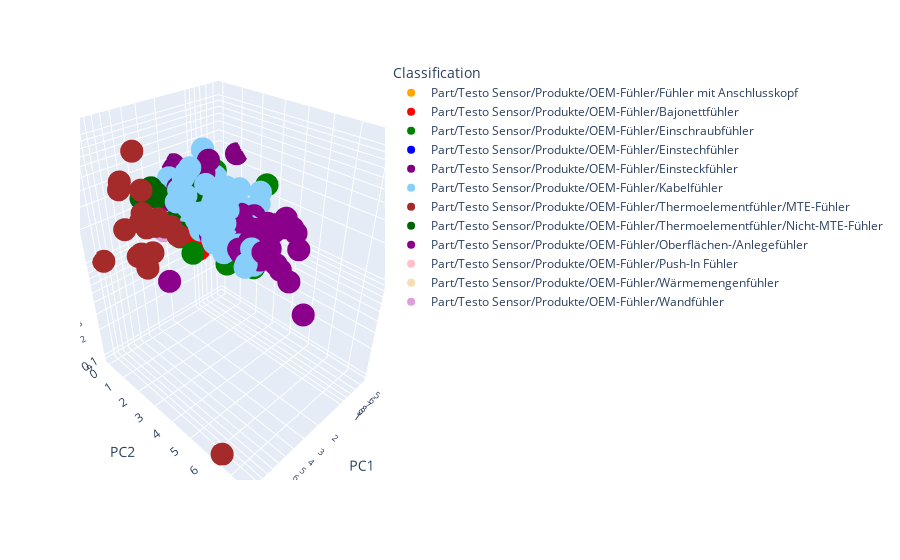

The notebook cell saved with this chart:
### Code cell
embedding = pca.fit_transform(scaled_data)
embedding_df = pd.DataFrame(embedding, columns=['PC1', 'PC2', 'PC3'])
embedding_df["Classification"] = preprocessed_data_Y
#embedding_df = embedding_df[embedding_df["Classification"] == "Part/Testo Sensor/Produkte/OEM-Fühler/Fühler mit Anschlusskopf"]
min_value = embedding_df[['PC1', 'PC2', 'PC3']].values.min()
if min_value < 0:
    shift = abs(min_value)
    embedding_df[['PC1', 'PC2', 'PC3']] += shift


fig = px.scatter_3d(embedding_df, x='PC1', y='PC2', z='PC3', color=embedding_df["Classification"], 
                    color_discrete_sequence=[ "orange", "red", "green", "blue", "purple","lightskyblue", "brown", "darkgreen","darkmagenta","pink", "wheat","plum" ],
                    log_x=True, log_y=False, log_z=True )
fig.show()

### Figure 1 — Plotly figure (JSON) as saved in the notebook; plotly's stock layout.template omitted (floating-point values rounded to 4 significant figures; data arrays with more than 128 entries replaced by an {"elided": "..."} marker saying what was removed)
{"data": [{"hovertemplate": "Classification=Part/Testo Sensor/Produkte/OEM-Fühler/Fühler mit Anschlusskopf<br>PC1=%{x}<br>PC2=%{y}<br>PC3=%{z}<extra></extra>", "legendgroup": "Part/Testo Sensor/Produkte/OEM-Fühler/Fühler mit Anschlusskopf", "marker": {"color": "orange", "symbol": "circle"}, "mode": "markers", "name": "Part/Testo Sensor/Produkte/OEM-Fühler/Fühler mit Anschlusskopf", "scene": "scene", "showlegend": true, "type": "scatter3d", "x": [2.266, 2.815, 1.791, 1.801], "y": [2.94, 2.863, 2.347, 2.386], "z": [3.522, 3.082, 3.27, 3.249]}, {"hovertemplate": "Classification=Part/Testo Sensor/Produkte/OEM-Fühler/Bajonettfühler<br>PC1=%{x}<br>PC2=%{y}<br>PC3=%{z}<extra></extra>", "legendgroup": "Part/Testo Sensor/Produkte/OEM-Fühler/Bajonettfühler", "marker": {"color": "red", "symbol": "circle"}, "mode": "markers", "name": "Part/Testo Sensor/Produkte/OEM-Fühler/Bajonettfühler", "scene": "scene", "showlegend": true, "type": "scatter3d", "x": [1.999, 2.008, 1.511, 4.871, 4.758, 3.965, 1.999], "y": [0.1013, 0.5625, 0.06852, 3.739, 3.31, 3.055, 0.1013], "z": [2.717, 2.377, 2.854, 2.225, 2.457, 2.854, 2.717]}, {"hovertemplate": "Classification=Part/Testo Sensor/Produkte/OEM-Fühler/Einschraubfühler<br>PC1=%{x}<br>PC2=%{y}<br>PC3=%{z}<extra></extra>", "legendgroup": "Part/Testo Sensor/Produkte/OEM-Fühler/Einschraubfühler", "marker": {"color": "green", "symbol": "circle"}, "mode": "markers", "name": "Part/Testo Sensor/Produkte/OEM-Fühler/Einschraubfühler", "scene": "scene", "showlegend": true, "type": "scatter3d", "x": [1.482, 1.482, 2.528, 3.554, 2.935, 3.844, 3.102, 3.494, 2.275, 1.944, 2.146, 2.184, 2.021, 2.021, 2.771, 2.615, 2.159, 2.159, 2.159, 2.159, 2.159, 2.159, 2.927, 2.825, 2.526, 3.008, 2.526, 1.36, 1.546, 1.662, 3.276, 4.099, 5.484, 1.56, 2.103, 2.103, 0.7799, 1.963, 3.797, 3.729, 3.626, 1.915, 3.689, 3.089, 3.869], "y": [2.056, 2.055, 2.759, 2.99, 3.335, 4.508, 1.713, 5.455, 0.828, 1.899, 1.827, 1.973, 2.322, 2.322, 2.583, 3.156, 0.4196, 0.4196, 0.4196, 0.4196, 0.4196, 0.4196, 3.295, 2.905, 0.2336, 1.935, 0.2336, 0.001242, 0.7022, 0.8475, 3.803, 3.562, 3.719, 2.678, 2.368, 2.368, 3.321, 4.372, 2.897, 4.36, 3.97, 0.8731, 3.599, 2.837, 3.585], "z": [4.464, 4.464, 3.444, 2.582, 3.175, 1.811, 1.472, 2.043, 1.559, 4.346, 4.289, 4.21, 4.225, 4.225, 2.977, 2.912, 2.415, 2.415, 2.415, 2.415, 2.415, 2.415, 2.814, 3.025, 2.537, 3.992, 2.537, 3.021, 2.496, 1.608, 2.621, 2.58, 2.175, 3.046, 3.271, 3.271, 3.408, 2.855, 2.902, 2.076, 2.287, 2.072, 2.779, 3.644, 2.533]}, {"hovertemplate": "Classification=Part/Testo Sensor/Produkte/OEM-Fühler/Einstechfühler<br>PC1=%{x}<br>PC2=%{y}<br>PC3=%{z}<extra></extra>", "legendgroup": "Part/Testo Sensor/Produkte/OEM-Fühler/Einstechfühler", "marker": {"color": "blue", "symbol": "circle"}, "mode": "markers", "name": "Part/Testo Sensor/Produkte/OEM-Fühler/Einstechfühler", "scene": "scene", "showlegend": true, "type": "scatter3d", "x": [2.627], "y": [3.434], "z": [2.81]}, {"hovertemplate": "Classification=Part/Testo Sensor/Produkte/OEM-Fühler/Einsteckfühler<br>PC1=%{x}<br>PC2=%{y}<br>PC3=%{z}<extra></extra>", "legendgroup": "Part/Testo Sensor/Produkte/OEM-Fühler/Einsteckfühler", "marker": {"color": "purple", "symbol": "circle"}, "mode": "markers", "name": "Part/Testo Sensor/Produkte/OEM-Fühler/Einsteckfühler", "scene": "scene", "showlegend": true, "type": "scatter3d", "x": [0.4774, 2.959, 1.394, 2.502, 2.82, 2.77, 2.964, 2.61, 2.93, 3.09, 3.731, 2.9, 2.089, 2.844, 2.578, 2.578, 2.578, 3.35, 3.345, 2.602, 1.626, 1.914, 3.899, 3.899, 3.924, 2.239, 2.224, 2.229, 2.288, 1.909, 2.731, 1.893, 1.809, 3.17, 2.785, 2.785, 2.964, 2.785, 2.785, 2.785, 2.792, 2.043, 1.416, 2.043, 2.041, 2.527, 2.793, 2.793, 3.51], "y": [0.8945, 2.43, 0.7004, 0.7453, 3.048, 2.778, 3.19, 2.62, 2.935, 3.093, 3.724, 3.127, 2.565, 3.17, 1.821, 1.821, 1.821, 1.978, 1.994, 1.924, 0, 2.06, 3.288, 3.288, 3.382, 1.776, 1.721, 1.74, 2.306, 0.7349, 3.773, 0.7896, 3.073, 2.942, 2.172, 2.172, 2.937, 2.172, 2.172, 2.172, 2.201, 1.578, 0.2811, 1.578, 1.703, 2.779, 2.155, 2.155, 3.897], "z": [3.682, 4.152, 2.666, 2.398, 4.661, 4.988, 5.298, 4.28, 5.696, 6.404, 9.236, 5.015, 3.873, 2.845, 4.696, 4.696, 4.696, 4.216, 4.223, 4.585, 3.711, 4.587, 2.731, 2.731, 2.68, 4.35, 4.38, 4.369, 4.426, 2.548, 2.826, 2.536, 3.517, 2.916, 3.659, 3.659, 2.845, 3.659, 3.659, 3.659, 3.629, 1.651, 2.877, 1.651, 4.276, 3.203, 3.755, 3.755, 3.552]}, {"hovertemplate": "Classification=Part/Testo Sensor/Produkte/OEM-Fühler/Kabelfühler<br>PC1=%{x}<br>PC2=%{y}<br>PC3=%{z}<extra></extra>", "legendgroup": "Part/Testo Sensor/Produkte/OEM-Fühler/Kabelfühler", "marker": {"color": "lightskyblue", "symbol": "circle"}, "mode": "markers", "name": "Part/Testo Sensor/Produkte/OEM-Fühler/Kabelfühler", "scene": "scene", "showlegend": true, "type": "scatter3d", "x": {"elided": "389 float values"}, "y": {"elided": "389 float values"}, "z": {"elided": "389 float values"}}, {"hovertemplate": "Classification=Part/Testo Sensor/Produkte/OEM-Fühler/Thermoelementfühler/MTE-Fühler<br>PC1=%{x}<br>PC2=%{y}<br>PC3=%{z}<extra></extra>", "legendgroup": "Part/Testo Sensor/Produkte/OEM-Fühler/Thermoelementfühler/MTE-Fühler", "marker": {"color": "brown", "symbol": "circle"}, "mode": "markers", "name": "Part/Testo Sensor/Produkte/OEM-Fühler/Thermoelementfühler/MTE-Fühler", "scene": "scene", "showlegend": true, "type": "scatter3d", "x": [10.14, 10.14, 9.519, 9.519, 7.706, 7.788, 7.711, 7.437, 7.437, 10.42, 10.26, 7.716, 7.736, 10.36, 3.754, 6.076, 6.076, 5.553, 5.553, 5.936, 5.936, 5.553, 6.076, 6.076, 6.076, 6.076, 6.076, 6.076, 6.179, 5.939, 5.939, 5.17, 5.655, 6.179, 6.815, 7.093, 6.076, 10.4, 11.27, 8.702], "y": [1.949, 1.949, 0.04486, 0.04486, 2.073, 2.385, 2.093, 0.9222, 0.9222, 2.978, 2.551, 2.112, 2.19, 2.764, 0.8307, 2.342, 2.342, 2.726, 2.726, 1.502, 1.502, 2.726, 2.342, 2.342, 2.342, 2.342, 2.342, 2.342, 2.733, 1.514, 1.514, 1.403, 3.116, 2.733, 0.7495, 1.951, 2.342, 3.045, 6.361, 2.403], "z": [2.963, 2.963, 0.9829, 0.9829, 3.173, 3.004, 3.162, 4.423, 4.423, 2.178, 2.076, 3.152, 3.11, 2.294, 1.643, 3.199, 3.199, 2.882, 2.882, 4.507, 4.507, 2.882, 3.199, 3.199, 3.199, 3.199, 3.199, 3.199, 2.988, 4.494, 4.494, 1.231, 2.671, 2.988, 4.793, 3.447, 3.199, 1.888, 0.09623, 11.13]}, {"hovertemplate": "Classification=Part/Testo Sensor/Produkte/OEM-Fühler/Thermoelementfühler/Nicht-MTE-Fühler<br>PC1=%{x}<br>PC2=%{y}<br>PC3=%{z}<extra></extra>", "legendgroup": "Part/Testo Sensor/Produkte/OEM-Fühler/Thermoelementfühler/Nicht-MTE-Fühler", "marker": {"color": "darkgreen", "symbol": "circle"}, "mode": "markers", "name": "Part/Testo Sensor/Produkte/OEM-Fühler/Thermoelementfühler/Nicht-MTE-Fühler", "scene": "scene", "showlegend": true, "type": "scatter3d", "x": [4.185, 4.841, 5.789, 4.649, 4.649, 4.859, 4.859, 4.962, 4.586, 4.668, 4.599, 4.681, 4.624, 4.707, 4.583, 4.665, 4.881], "y": [3.407, 2.47, 1.393, 1.638, 1.638, 2.539, 2.539, 2.929, 1.325, 1.637, 1.338, 1.65, 1.363, 1.675, 1.322, 1.634, 2.56], "z": [5.579, 2.8, 3.773, 3.732, 3.732, 2.763, 2.763, 2.552, 4.042, 3.873, 4.099, 3.93, 4.212, 4.043, 4.028, 3.859, 2.862]}, {"hovertemplate": "Classification=Part/Testo Sensor/Produkte/OEM-Fühler/Oberflächen-/Anlegefühler<br>PC1=%{x}<br>PC2=%{y}<br>PC3=%{z}<extra></extra>", "legendgroup": "Part/Testo Sensor/Produkte/OEM-Fühler/Oberflächen-/Anlegefühler", "marker": {"color": "darkmagenta", "symbol": "circle"}, "mode": "markers", "name": "Part/Testo Sensor/Produkte/OEM-Fühler/Oberflächen-/Anlegefühler", "scene": "scene", "showlegend": true, "type": "scatter3d", "x": [7.871, 2.814, 3.648, 1.373, 1.476, 3.14, 3.14, 2.192, 2.11, 2.134, 3.605, 3.261, 1.476, 2.651, 4.017, 2.857, 3.088, 1.862, 2.793, 2.038, 4.501, 3.402, 3.333, 3.259, 2.754, 2.945, 1.373, 2.662, 1.987, 2.857, 3.895, 3.278, 4.076, 3.278, 3.26, 4.171, 3.895, 3.895, 4.058, 2.542, 2.696, 2.806, 2.96, 2.548, 4.203, 3.058, 3.11, 1.945, 3.243, 3.455, 3.527, 2.169, 2.831, 3.39, 2.831, 3.359, 3.462, 1.528, 2.986, 3.307, 3.307, 1.373, 2.883], "y": [3.347, 4.709, 5.877, 5.129, 5.52, 6.314, 6.314, 5.453, 5.689, 5.777, 5.569, 5.412, 5.52, 5.285, 4.771, 5.241, 6.119, 6.158, 4.997, 5.305, 2.669, 2.621, 5.242, 4.961, 5.676, 3.627, 5.129, 4.405, 5.11, 5.241, 4.163, 5.221, 5.188, 5.221, 5.143, 3.961, 7.562, 7.562, 5.11, 4.151, 4.736, 5.046, 5.631, 4.895, 4.166, 4.645, 4.84, 4.954, 6.704, 2.603, 5.716, 4.574, 5.143, 2.319, 5.143, 5.34, 5.73, 5.715, 5.729, 5.145, 5.145, 5.129, 5.339], "z": [1.369, 3.357, 3.059, 3.143, 2.932, 2.305, 2.305, 3.612, 3.671, 3.623, 3.486, 2.866, 2.932, 2.939, 2.623, 2.885, 2.41, 2.509, 3.017, 2.988, 2.598, 2.913, 2.785, 2.937, 2.728, 4.32, 3.143, 3.785, 3.094, 2.885, 2.907, 2.881, 2.753, 2.881, 2.964, 2.852, 1.616, 1.616, 2.836, 2.857, 2.54, 2.99, 2.674, 3.149, 3.058, 3.274, 3.168, 3.178, 2.094, 2.807, 2.523, 3.525, 2.937, 4.455, 2.937, 2.732, 2.522, 2.827, 2.621, 2.838, 2.838, 3.143, 2.832]}, {"hovertemplate": "Classification=Part/Testo Sensor/Produkte/OEM-Fühler/Push-In Fühler<br>PC1=%{x}<br>PC2=%{y}<br>PC3=%{z}<extra></extra>", "legendgroup": "Part/Testo Sensor/Produkte/OEM-Fühler/Push-In Fühler", "marker": {"color": "pink", "symbol": "circle"}, "mode": "markers", "name": "Part/Testo Sensor/Produkte/OEM-Fühler/Push-In Fühler", "scene": "scene", "showlegend": true, "type": "scatter3d", "x": [2.904, 3.039, 2.577, 2.547], "y": [3.21, 3.204, 1.812, 2.628], "z": [3.055, 3.272, 4.509, 5.043]}, {"hovertemplate": "Classification=Part/Testo Sensor/Produkte/OEM-Fühler/Wärmemengenfühler<br>PC1=%{x}<br>PC2=%{y}<br>PC3=%{z}<extra></extra>", "legendgroup": "Part/Testo Sensor/Produkte/OEM-Fühler/Wärmemengenfühler", "marker": {"color": "wheat", "symbol": "circle"}, "mode": "markers", "name": "Part/Testo Sensor/Produkte/OEM-Fühler/Wärmemengenfühler", "scene": "scene", "showlegend": true, "type": "scatter3d", "x": [3.099, 3.116, 3.144, 3.219, 3.099, 3.116, 3.144, 3.219, 3.099, 3.116, 3.144, 3.219, 3.099, 3.116, 3.144, 3.219, 3.312, 3.569, 3.222, 3.582, 3.209, 3.569, 3.156, 3.516], "y": [3.4, 3.464, 3.571, 3.854, 3.398, 3.462, 3.57, 3.853, 3.4, 3.464, 3.571, 3.854, 3.398, 3.462, 3.57, 3.853, 4.283, 5.258, 3.865, 5.23, 3.893, 5.258, 4.004, 5.37], "z": [3.623, 3.588, 3.53, 3.377, 3.624, 3.589, 3.531, 3.378, 3.623, 3.588, 3.53, 3.377, 3.624, 3.589, 3.531, 3.378, 3.162, 2.635, 3.372, 2.634, 3.373, 2.635, 3.378, 2.64]}, {"hovertemplate": "Classification=Part/Testo Sensor/Produkte/OEM-Fühler/Wandfühler<br>PC1=%{x}<br>PC2=%{y}<br>PC3=%{z}<extra></extra>", "legendgroup": "Part/Testo Sensor/Produkte/OEM-Fühler/Wandfühler", "marker": {"color": "plum", "symbol": "circle"}, "mode": "markers", "name": "Part/Testo Sensor/Produkte/OEM-Fühler/Wandfühler", "scene": "scene", "showlegend": true, "type": "scatter3d", "x": [2.418, 1.805, 3.032, 2.418, 1.805, 2.418, 2.418, 3.032, 1.805, 3.032, 1.805, 3.032, 1.805, 2.418, 3.032, 3.032, 2.418, 3.032, 3.032, 2.418, 1.805, 3.032, 3.032], "y": [0.7657, 0.7853, 0.7462, 0.7657, 0.7853, 0.7657, 0.7657, 0.7462, 0.7853, 0.7462, 0.7853, 0.7462, 0.7853, 0.7657, 0.7462, 0.7462, 0.7657, 0.7462, 0.7462, 0.7657, 0.7853, 0.7462, 0.7462], "z": [1.396, 1.445, 1.346, 1.396, 1.445, 1.396, 1.396, 1.346, 1.445, 1.346, 1.445, 1.346, 1.445, 1.396, 1.346, 1.346, 1.396, 1.346, 1.346, 1.396, 1.445, 1.346, 1.346]}], "layout": {"legend": {"title": {"text": "Classification"}, "tracegroupgap": 0}, "margin": {"t": 60}, "scene": {"domain": {"x": [0, 1], "y": [0, 1]}, "xaxis": {"title": {"text": "PC1"}, "type": "log"}, "yaxis": {"title": {"text": "PC2"}}, "zaxis": {"title": {"text": "PC3"}, "type": "log"}}}}
